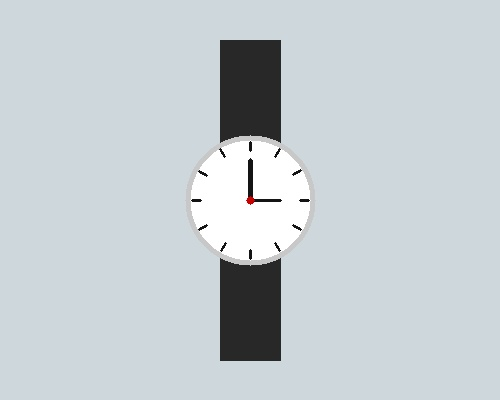
#> input picture sample_inputs/input_exp25.jpg, 500 x 400 px
$ python Exp25_Watch_Recognition_Object_Detection.py
#> lines starting #> are read from the running program, lines starting #| are printed output that depends on the picture; after the words box and inside, x2 and y2 are one past the last pixel; in counts of white or black regions, pixels touching at a corner belong together
import cv2
import os

# Experiment 25: Recognize Watch by Object Recognition
image_path = os.path.join(os.path.dirname(__file__), "..", "sample_inputs", "input_exp25.jpg")
image = cv2.imread(image_path)
#> image is the input picture: shape (400, 500, 3); mean B, G, R 210.3, 205.9, 198.1
if image is None:
    image = cv2.imread("input_exp25.jpg")

gray = cv2.cvtColor(image, cv2.COLOR_BGR2GRAY)
display_img = image.copy()

# Circular Hough / Contour Detection for circular dial of watch
circles = cv2.HoughCircles(gray, cv2.HOUGH_GRADIENT, dp=1.2, minDist=100, param1=50, param2=30, minRadius=40, maxRadius=120)
#> circles = [[250.2, 199.8, 65.32]]

if circles is not None:
    for c in circles[0]:
        cx, cy, r = int(c[0]), int(c[1]), int(c[2])
        cv2.rectangle(display_img, (cx - r - 10, cy - r - 10), (cx + r + 10, cy + r + 10), (0, 255, 0), 2)
        cv2.putText(display_img, "Detected Watch", (cx - r, cy - r - 15), cv2.FONT_HERSHEY_SIMPLEX, 0.7, (0, 255, 0), 2)
#> this loop made 1 pass
#> (c, cx, cy, r) on pass 1: ([250.2, 199.8, 65.32], 250, 199, 65)
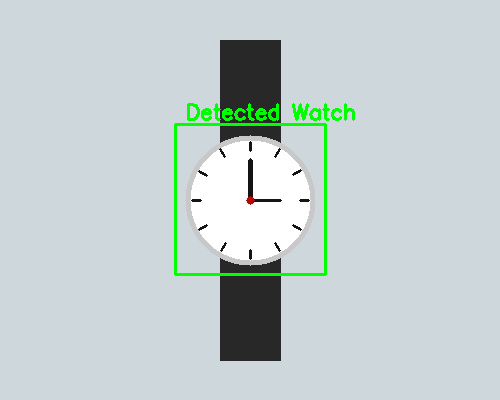
#> display_img: shape (400, 500, 3); 1.54% of pixels changed, all inside (x1, y1, x2, y2) = (174, 103, 355, 276)
else:
    # Fallback to center bounding box
    cv2.rectangle(display_img, (180, 130), (320, 270), (0, 255, 0), 2)
    cv2.putText(display_img, "Detected Watch", (180, 120), cv2.FONT_HERSHEY_SIMPLEX, 0.7, (0, 255, 0), 2)

cv2.imshow("Detected Watch", display_img)

out_path = os.path.join(os.path.dirname(__file__), "..", "output_screenshots", "exp25_output.png")
cv2.imwrite(out_path, cv2.hconcat([image, display_img]))
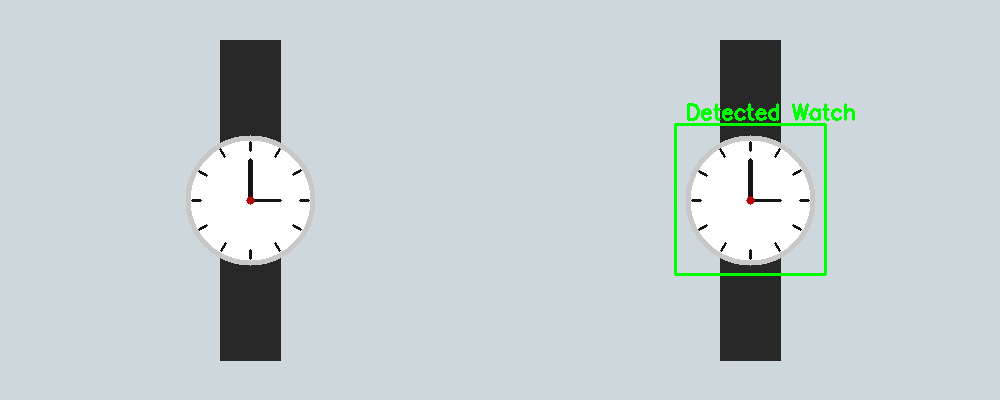
#> saved as exp25_output.png: shape (400, 1000, 3); mean B, G, R 208.9, 206.6, 196.8
print(f"Exp 25 output saved to {out_path}")

cv2.waitKey(500)
cv2.destroyAllWindows()
